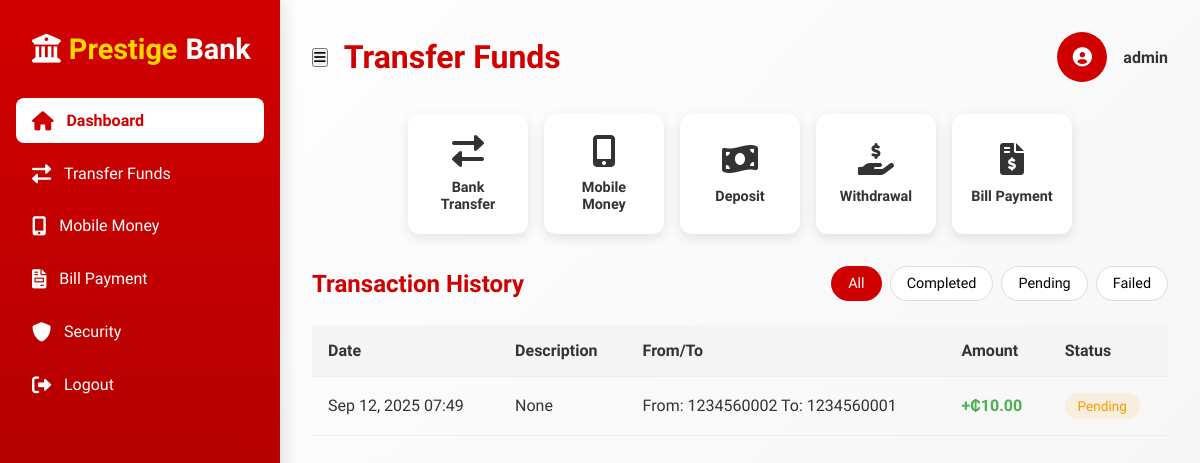
The page /transfer/ (signed in) on the database its author committed.
### accounts/models.py (models this page shows, shortened)
class User(AbstractBaseUser):
    image = models.ImageField(null=True, blank=True)
    username = models.CharField(max_length=100, null=True, blank=True, unique=True)
    full_name = models.CharField(max_length=200, blank=True, null=True)
    email = models.EmailField(unique=True)
    phone = models.CharField(max_length=20, null=True, blank=True)
    biometric_data = models.TextField(null=True, blank=True)
    is_biometric_enabled = models.BooleanField(default=False)
    is_active = models.BooleanField(default=True)
    date_joined = models.DateTimeField(verbose_name="date joined", auto_now_add=True)
    last_login = models.DateTimeField(verbose_name="last joined", auto_now=True)
    is_admin = models.BooleanField(default=False)
    is_staff = models.BooleanField(default=False)
    is_superuser = models.BooleanField(default=False)
    is_ceo = models.BooleanField(default=False, null=True, blank=True)
    is_manager = models.BooleanField(default=False, null=True, blank=True)
    objects = MyAccountManager()
    USERNAME_FIELD = "email"
    REQUIRED_FIELDS = []
    class Meta:
        verbose_name_plural = "Users"
        ordering = ["-id"]
    def get_full_name(self):
        return self.full_name if self.full_name else self.email.split('@')[0]

### bank/models.py (models this page shows, shortened)
class Transaction(TimeBaseModel):
    TRANSACTION_TYPES = [
        ("TRANSFER", "Bank Transfer"),
        ("MOBILE_MONEY", "Mobile Money"),
        ("DEPOSIT", "Deposit"),
        ("WITHDRAWAL", "Withdrawal"),
        ("BILL_PAYMENT", "Bill Payment"),
    ]
    STATUS_CHOICES = [
        ("PENDING", "Pending"),
        ("COMPLETED", "Completed"),
        ("FAILED", "Failed"),
    ]
    transaction_id = models.CharField(max_length=30, unique=True, null=True, blank=True)
    transaction_type = models.CharField(max_length=20, choices=TRANSACTION_TYPES)
    amount = models.DecimalField(max_digits=15, decimal_places=2)
    currency = models.CharField(max_length=3, default="GHS")
    sender_account = models.ForeignKey(
        Account, on_delete=models.PROTECT, related_name="sent_transactions"
    )
    recipient_account = models.ForeignKey(
        Account,
        on_delete=models.PROTECT,
        related_name="received_transactions",
        null=True,
        blank=True,
    )
    recipient_number = models.CharField(max_length=20, null=True, blank=True)
    description = models.TextField(null=True, blank=True)
    status = models.CharField(max_length=10, choices=STATUS_CHOICES, default="PENDING")
    timestamp = models.DateTimeField(auto_now_add=True)
    metadata = models.JSONField(default=dict)
    class Meta:
        ordering = ["-timestamp"]

class Account(TimeBaseModel):
    ACCOUNT_TYPES = [
        ("SAVINGS", "Savings Account"),
        ("CHECKING", "Checking Account"),
        ("FIXED", "Fixed Deposit"),
    ]
    STATUS_CHOICES = [
        ("ACTIVE", "Active"),
        ("DORMANT", "Dormant"),
        ("CLOSED", "Closed"),
    ]
    BIN = "123456"
    customer = models.ForeignKey(User, on_delete=models.CASCADE)
    account_number = models.CharField(max_length=20, unique=True, null=True, blank=True)
    account_type = models.CharField(max_length=20, choices=ACCOUNT_TYPES)
    balance = models.DecimalField(max_digits=15, decimal_places=2, default=0.00)
    currency = models.CharField(max_length=3, default="GHS")
    status = models.CharField(max_length=10, choices=STATUS_CHOICES, default="ACTIVE")
    date_opened = models.DateTimeField(default=timezone.now)
    is_interoperable = models.BooleanField(default=True)
    class Meta:
        ordering = ["-date_opened"]

### bank/views.py (the view)
# urls.py: path("transfer/", views.transfer_funds, name="transfer_funds"),
@login_required
def transfer_funds(request):
    return render(request, "main/transfer.html", {
        "accounts": Account.objects.filter(customer=request.user),
        "transfer_form": TransferForm(user=request.user),
        "mobile_money_form": MobileMoneyForm(user=request.user),
        "bill_payment_form": BillPaymentForm(user=request.user),
        "deposit_form": DepositForm(user=request.user),
        "withdrawal_form": WithdrawalForm(user=request.user),
        "recent_transactions": Transaction.objects.filter(
            Q(sender_account__customer=request.user) |
            Q(recipient_account__customer=request.user)
        ).order_by("-timestamp")[:10],
    })

### templates/main/transfer.html (shortened to what this page needs)
{% extends "main/base.html" %}
{% block content %}
<div class="main-content">
    <div class="header">
        <div style="display: flex; align-items: center; gap: 1rem;">
            <button class="mobile-menu-toggle" id="menuToggle">
                <i class="fas fa-bars"></i>
            </button>
            <div class="page-title">Transfer Funds</div>
        </div>
        <div class="user-profile">
            <div class="user-avatar"><i class="fas fa-user-circle"></i></div>
            <div class="user-name">{{ request.user.get_full_name }}</div>
        </div>
    </div>
    <div class="transaction-types">
        <div class="transaction-type-btn" data-type="TRANSFER"><i class="fas fa-exchange-alt"></i><span>Bank Transfer</span></div>
        <div class="transaction-type-btn" data-type="MOBILE_MONEY"><i class="fas fa-mobile-alt"></i><span>Mobile Money</span></div>
        <div class="transaction-type-btn" data-type="DEPOSIT"><i class="fas fa-money-bill-wave"></i><span>Deposit</span></div>
        <div class="transaction-type-btn" data-type="WITHDRAWAL"><i class="fas fa-hand-holding-usd"></i><span>Withdrawal</span></div>
        <div class="transaction-type-btn" data-type="BILL_PAYMENT"><i class="fas fa-file-invoice-dollar"></i><span>Bill Payment</span></div>
    </div>
    <div class="transactions-section">
        <div class="transactions-header">
            <h2 class="section-title">Transaction History</h2>
            <div class="filter-buttons">
                <button class="filter-btn active" data-filter="all">All</button>
                <button class="filter-btn" data-filter="completed">Completed</button>
                <button class="filter-btn" data-filter="pending">Pending</button>
                <button class="filter-btn" data-filter="failed">Failed</button>
            </div>
        </div>
        <table class="transactions-table">
            <thead>
                <tr><th>Date</th><th>Description</th><th>From/To</th><th>Amount</th><th>Status</th></tr>
            </thead>
            <tbody>
                {% for tx in recent_transactions %}
                <tr class="transaction-row" data-status="{{ tx.status|lower }}">
                    <td>{{ tx.timestamp|date:"M d, Y H:i" }}</td>
                    <td>{{ tx.description }}</td>
                    <td>
                        {% if tx.sender_account %}From: {{ tx.sender_account.account_number }}{% endif %}
                        {% if tx.recipient_account %} To: {{ tx.recipient_account.account_number }}{% endif %}
                    </td>
                    <td class="transaction-amount {% if tx.transaction_type in 'DEBIT,WITHDRAWAL' %}debit{% else %}credit{% endif %}">
                        {% if tx.transaction_type in 'DEBIT,WITHDRAWAL' %}-{% else %}+{% endif %}₵{{ tx.amount }}
                    </td>
                    <td><span class="transaction-status status-{{ tx.status|lower }}">{{ tx.get_status_display }}</span></td>
                </tr>
                {% empty %}
                <tr><td colspan="5" style="text-align: center;">No transactions found.</td></tr>
                {% endfor %}
            </tbody>
        </table>
    </div>
</div>
{% endblock %}

### templates/main/base.html (style rules this page uses)
:root { --primary: #d10000; --primary-dark: #a00000; --primary-light: #ff3333; --secondary: #ffffff; --secondary-dark: #f5f5f5; --accent: #ffd700; --accent-dark: #c5a600; --text-dark: #333333; --text-light: #ffffff; --glass: rgba(255, 255, 255, 0.15); --glass-border: rgba(255, 255, 255, 0.2); --shadow: 0 8px 32px rgba(0, 0, 0, 0.2); --transition: all 0.3s ease; --success: #4caf50; --warning: #ff9800; --danger: #f44336; }
* { margin: 0; padding: 0; box-sizing: border-box; font-family: 'Montserrat', sans-serif; }
body { background: linear-gradient(135deg, #ffffff 0%, #f5f5f5 100%); color: var(--text-dark); min-height: 100vh; overflow-x: hidden; }
.main-content { padding: 2rem; overflow-y: auto; grid-column: 2; }
.header { display: flex; justify-content: space-between; align-items: center; margin-bottom: 2rem; }
.page-title { font-size: 2rem; font-weight: 700; color: var(--primary); }
.user-profile { display: flex; align-items: center; gap: 1rem; cursor: pointer; }
.user-avatar { width: 50px; height: 50px; border-radius: 50%; background-color: var(--primary); color: white; display: flex; justify-content: center; align-items: center; font-weight: 600; font-size: 1.2rem; }
.user-name { font-weight: 600; }
.section-title { font-size: 1.5rem; font-weight: 600; color: var(--primary); }
.status-pending { background-color: var(--warning); }
table { width: 100%; border-collapse: collapse; margin-bottom: 1rem; }
th, td { padding: 0.75rem; text-align: left; border-bottom: 1px solid #eee; }
th { font-weight: 600; color: var(--primary); }
.transaction-types { display: flex; justify-content: center; gap: 1rem; margin-bottom: 2rem; flex-wrap: wrap; }
.transaction-type-btn { display: flex; flex-direction: column; align-items: center; justify-content: center; width: 120px; height: 120px; background: white; border-radius: 12px; box-shadow: 0 4px 12px rgba(0, 0, 0, 0.1); cursor: pointer; transition: var(--transition); padding: 1rem; text-align: center; }
.transaction-type-btn i { font-size: 2rem; margin-bottom: 0.8rem; }
.transaction-type-btn span { font-weight: 600; font-size: 0.9rem; }
.transactions-section { margin-top: 2rem; }
.transactions-header { display: flex; justify-content: space-between; align-items: center; margin-bottom: 1.5rem; }
.filter-buttons { display: flex; gap: 0.5rem; }
.filter-btn { padding: 0.5rem 1rem; background: var(--secondary); border: 1px solid #ddd; border-radius: 20px; font-size: 0.9rem; cursor: pointer; transition: var(--transition); }
.filter-btn.active { background: var(--primary); color: white; border-color: var(--primary); }
.transactions-table { width: 100%; border-collapse: collapse; margin-bottom: 2rem; }
.transactions-table th { text-align: left; padding: 1rem; background: var(--secondary-dark); color: var(--text-dark); font-weight: 600; }
.transactions-table td { padding: 1rem; border-bottom: 1px solid #eee; }
.transaction-amount { font-weight: 600; }
.transaction-amount.credit { color: var(--success); }
.transaction-status { display: inline-flex; align-items: center; padding: 0.3rem 0.8rem; border-radius: 20px; font-size: 0.85rem; }
.status-pending { background: rgba(255, 152, 0, 0.1); color: var(--warning); }

### rows shown on the page
User: user.get_full_name "admin"
Transaction: timestamp "Sep 12, 2025 07:49", description "None", sender_account.account_number "1234560002", recipient_account.account_number "1234560001", amount "10.00", status "Pending"
